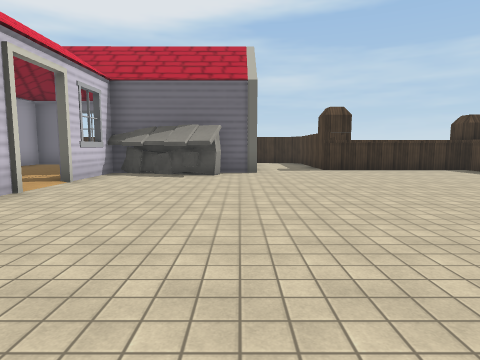
view 1 (above)

15 first-person views from a walk through a 3-D level made in the Unity game engine. The camera is 1.4 m above the floor, tilts 6° down and sees 75° across. The floor is counted in squares, 2 m on a side. Each view is taken from the middle of a square. On the plan, view 1 faces up. The plan holds only what a view shows up to about 10 squares ahead; the rest is blank. Some surface patterns are stand-ins.

view 2
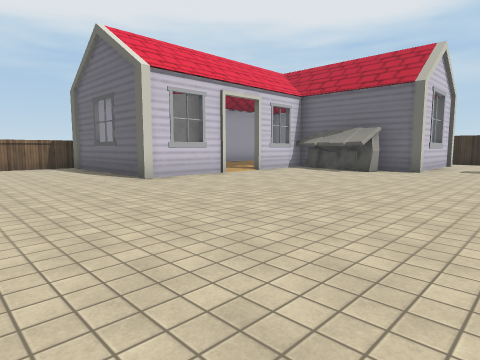

view 3
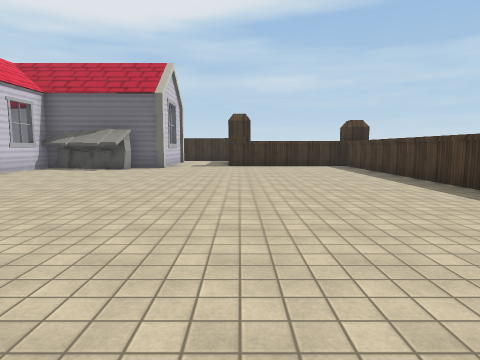

view 4
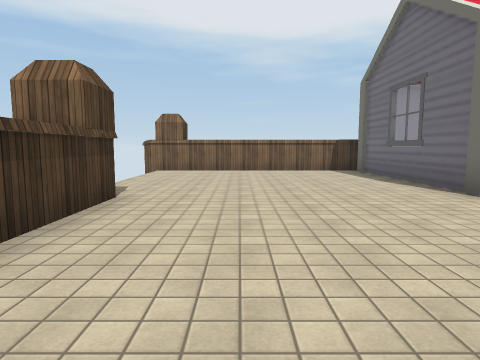

view 5
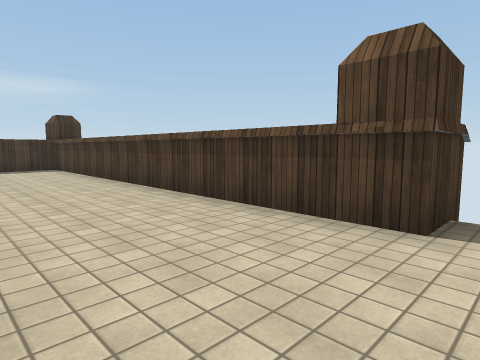

view 6
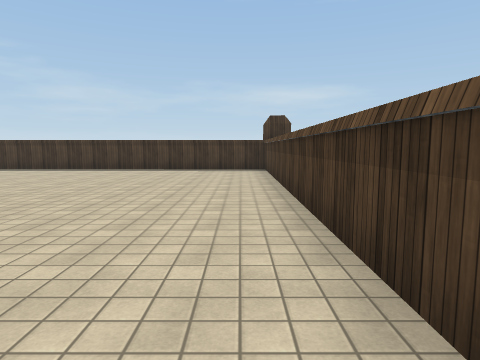

view 7
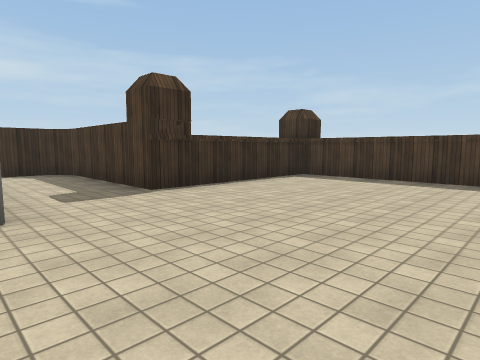

view 8
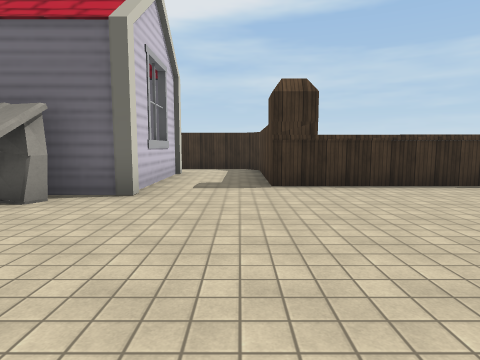

view 9
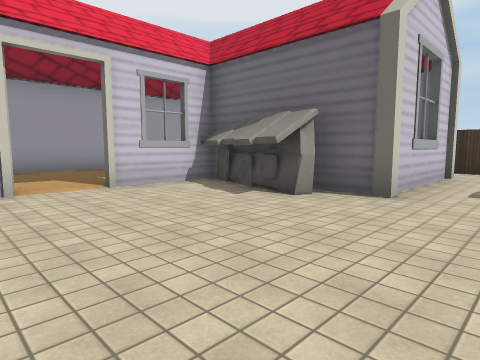

view 10
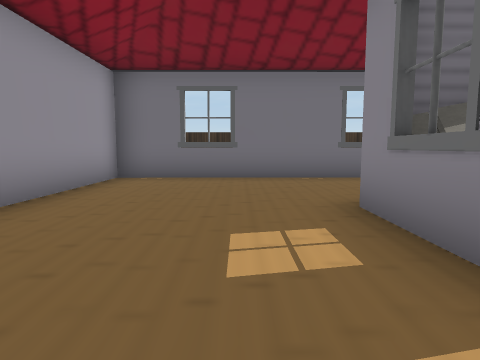

view 11
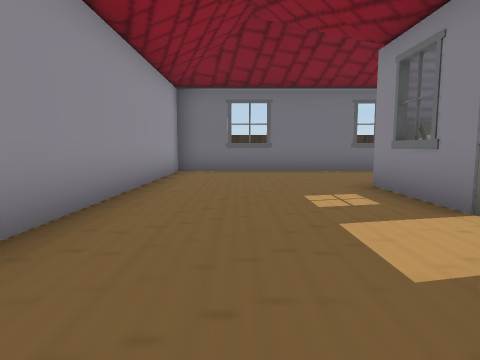

view 12
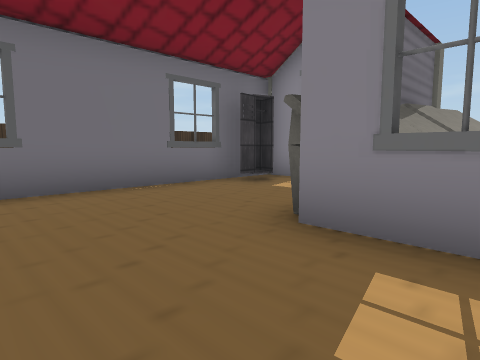

view 13
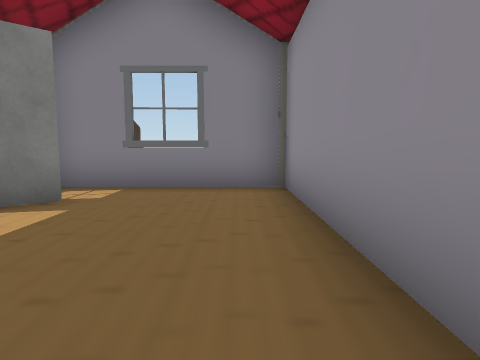

view 14
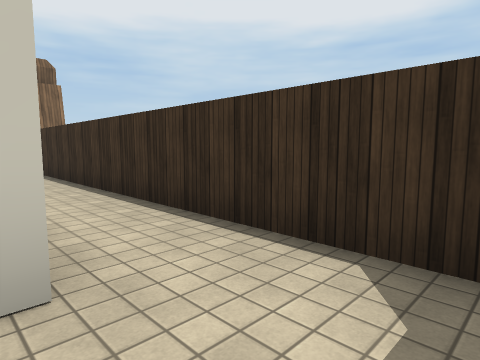

view 15
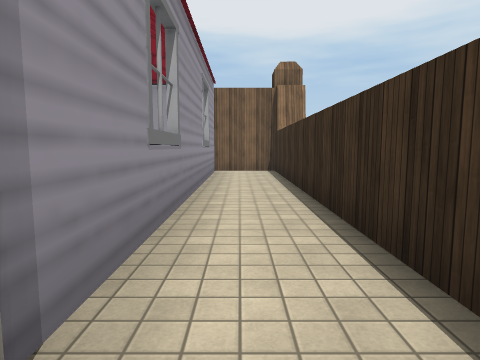

### Floor plan
Points are (right, up) in squares from view 1. A wall is a line through its corners. A room is listed if a view was taken in it or the views show most of it. See-through windows are left out.
Room 1 (views 1, 2, 3, 4, 5, 6, 7, 8, 9, 14, 15)
walls: (-3.5, 4.9) (-3.4, 2.5) (-8, 2.5); (0.6, 8.5) (-0.9, 8.5); (-3.5, 8.6) (-3.5, 6.1); (-3.3, -3.9) (-3.3, -2.7) (6.9, -2.8) (7, 9.6) (2.6, 9.6) (2.6, 13.5) (2.2, 14) (0.4, 14); (-8.4, 2.6) (-8.4, -3.9); (0.4, 12.3) (0.5, 9)
ways out: opening at (-4, 5.5) to room 2; opening at (-2.5, 9) to room 2; opening at (0, 13) to room 3
objects: other object (-3, 8) to (-1, 9)
Room 2 (views 10, 11, 12, 13)
walls: (-3.6, 6.1) (-3.6, 8.6); (-4.7, 3.9) (-4.1, 4.5); (-1.5, 12.2) (-7.8, 12.2) (-7.8, 2.3); (-7.9, 2.6) (-3.8, 2.6)
ways out: opening at (-4, 5.5) to room 1; opening at (-2.5, 9) to room 1
Room 3 (no view inside)
walls: (-7.9, 12.3) (0.4, 12.3); (0, 12.2) (-1.5, 12.2); (0.2, 11.5) (0.2, 12.1); (0.4, 14) (-8.3, 14) (-8.3, 12.2)
ways out: opening at (0, 13) to room 1
objects: other object (-1, 12)

Where each view was taken, in squares from view 1:
view 1: 0 up, 0 right, facing up
view 2: 1 down, 3 right, facing up-left
view 3: 2 down, 3 right, facing up
view 4: 1 down, 1 right, facing left
view 5: 0 up, 4 left, facing down-right
view 6: 2 down, 3 left, facing right
view 7: 5 up, 0 right, facing up-right
view 8: 4 up, 2 right, facing up
view 9: 4 up, 2 right, facing up-left
view 10: 5 up, 5 left, facing up
view 11: 3 up, 6 left, facing up
view 12: 7 up, 6 left, facing up-right
view 13: 8 up, 7 left, facing down
view 14: 12 up, 2 right, facing up-left
view 15: 13 up, 1 right, facing left
